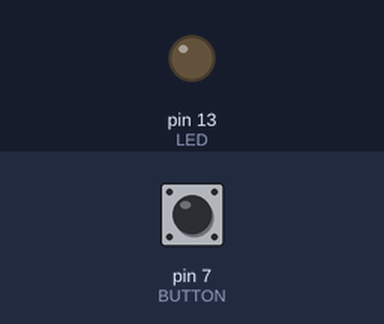
The sketch below on a simulated Arduino Uno, built with avr-gcc and run on an emulated ATmega328P. On the bench: output pins drawn as LEDs (lit = HIGH). The inputs (shaded band) are chosen by the test bench; at power-on: pin 7 (BUTTON) LOW.

Above: at 1.2 s.
1.3 s: pin 7 (BUTTON) pulled HIGH for 0.15 s
At 1.7 s:
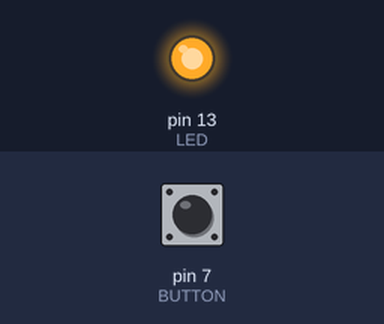
2.9 s: pin 7 (BUTTON) pulled HIGH for 1 s
At 4.1 s:
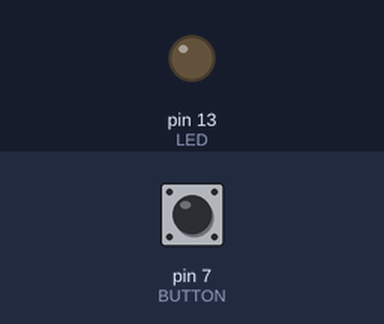
5.4 s: pin 7 (BUTTON) pulled HIGH for 3.2 s
At 6.0 s:
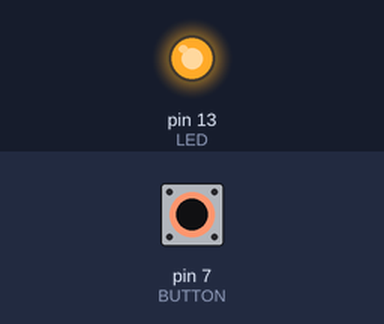
Timing chart, 0 to 8.4 s (numbered marks = the images above; inputs shaded):
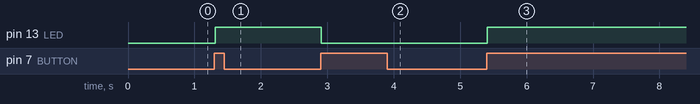

The sketch:

ButtonLED.ino
```cpp
const int LED = 13;
const int BUTTON = 7;

int val = 0;
int oldVal = 0;
int state = 0;

void setup() {

//creates inputs and outputs
  pinMode(LED, OUTPUT);
  pinMode(BUTTON, INPUT);

}

void loop() {

//read input value and store it
val = digitalRead(BUTTON);

//checks if there was a transition
if((val == HIGH)&& (oldVal == LOW)){

  state = 1- state;
  delay(10);
}

//helps with debouncing
if((val  == LOW) && (oldVal == HIGH)){

  delay(10);
}

//store val into oldVal since it will no longer be used
oldVal = val;

if(state == 1){
  digitalWrite(LED, HIGH);
}

else{

  digitalWrite(LED, LOW);
}

}
```

Measured:
- after the input at 1.3 s, pin 13 (LED): LOW → HIGH at once
- after the input at 2.9 s, pin 13 (LED): HIGH → LOW at once
- after the input at 5.4 s, pin 13 (LED): LOW → HIGH at once
